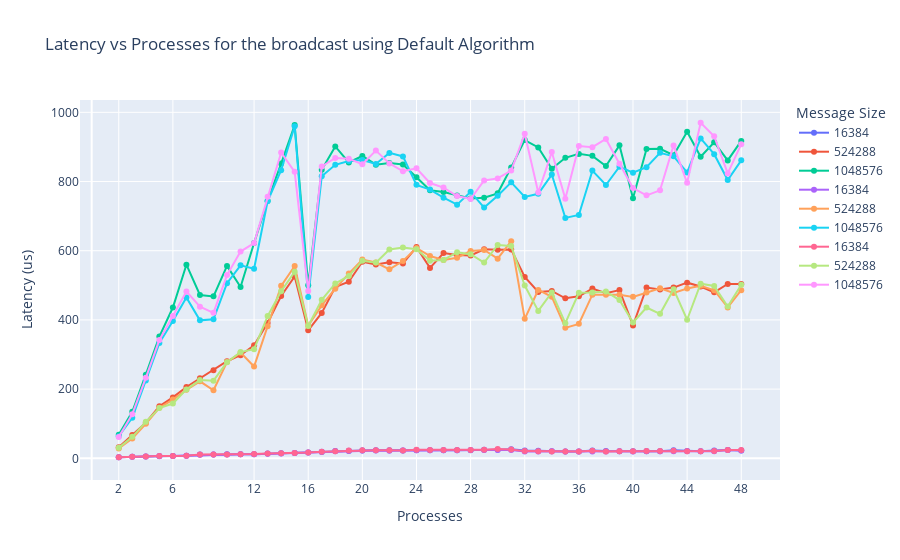
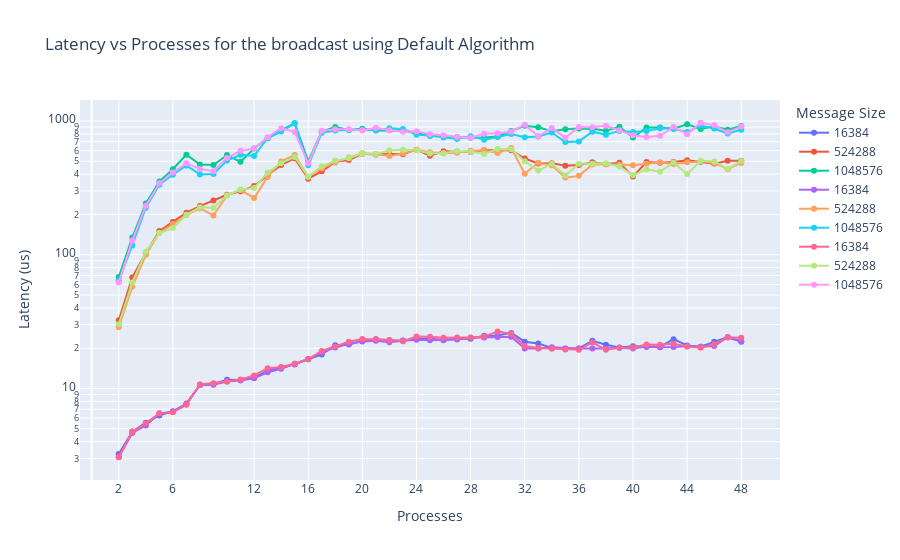

Here is the notebook cell these charts were saved with, in order:
### Markdown cell above
## `broadcast` messaging

Let's first load the data

### Code cell
# Set path to the data
bcast_path = path + '/bcast/results_bcast/'  # Replace with your actual path

# Get the list of files in the directory
files = os.listdir(bcast_path)

# Create a list to store the dataframes
dfs = []

# Read the data from the files; for each file, check if 
# the name contains binary, default or chain and set the
# corresponding value in the dataframe

for file in files:
    if 'binary' in file:
        df = pd.read_csv(os.path.join(bcast_path, file))
        df['algorithm'] = 'Binary Tree'
        dfs.append(df)
    elif 'default' in file:
        df = pd.read_csv(os.path.join(bcast_path, file))
        df['algorithm'] = 'Default'
        dfs.append(df)
    elif 'chain' in file:
        df = pd.read_csv(os.path.join(bcast_path, file))
        df['algorithm'] = 'Chain'
        dfs.append(df)

# Filter out dataframes where the 'Algorithm' column contains '${algorithm}' or is null
valid_dfs = []
for df in dfs:
    if 'Algorithm' in df.columns:
        df['Algorithm'] = df['Algorithm'].astype(str)
        if not df['Algorithm'].str.contains(r'\$\{algorithm\}').any():
            valid_dfs.append(df)

# Split the data into separate dataframes for each algorithm
default_df = [df for df in valid_dfs if df['Algorithm'].iloc[0] == 'default']
binary_tree_df = [df for df in valid_dfs if df['Algorithm'].iloc[0] == 'binary_tree']
chain_df = [df for df in valid_dfs if df['Algorithm'].iloc[0] == 'chain']

# Select an allocation strategy
default_df = [df[df['Allocation']=='core'] for df in default_df]
binary_tree_df = [df[df['Allocation']=='core'] for df in binary_tree_df]
chain_df = [df[df['Allocation']=='core'] for df in chain_df]

message_sizes = default_df[0]['MessageSize'].unique()
allocations = default_df[0]['Allocation'].unique()
tickvals = [2, 6, 12, 16, 20, 24, 28, 32, 36, 40, 44, 48]
selected_sizes = [16384, 524288, 1048576]


# Initialize the figure
fig = go.Figure()

# Start plotting the data
for selected in range(len(default_df)):
	# The two runs
	used_df = default_df[selected]
	for message_size in selected_sizes:
		# Only plot for 512KB and 1MB, a.k.a. one fitting entirely in L1(<32 kB per core), one comfortably fitting in L2(1 MB per core) and the max default size (1 MB))
		if message_size in selected_sizes:
			# Plot the data
			fig.add_trace(go.Scatter(x=used_df[used_df['MessageSize']==message_size]['Processes'], 
									y=used_df[used_df['MessageSize']==message_size]['Latency'],
									mode='lines+markers', name=str(message_size)))
# Update the layout by naming the appropirate tings and highlighting some places of interest in the x-axis
fig.update_layout(title='Latency vs Processes for the broadcast using Default Algorithm', 
					xaxis_title='Processes', 
					yaxis_title='Latency (us)', 
					legend_title='Message Size',
					xaxis=dict(tickvals=tickvals)
				)
fig.show()

fig=go.Figure()
# Start plotting the data
for selected in range(len(default_df)):
	# The two runs
	used_df = default_df[selected]
	for message_size in selected_sizes:
		# Only plot for 512KB and 1MB, a.k.a. one fitting entirely in L1(<32 kB per core), one comfortably fitting in L2(1 MB per core) and the max default size (1 MB))
		if message_size in message_sizes:# [16384, 524288, 1048576]:
			# Plot the data
			fig.add_trace(go.Scatter(x=used_df[used_df['MessageSize']==message_size]['Processes'], 
									y=used_df[used_df['MessageSize']==message_size]['Latency'],
									mode='lines+markers', name=str(message_size)))
# Update the layout by naming the appropirate tings and highlighting some places of interest in the x-axis
fig.update_layout(title='Latency vs Processes for the broadcast using Default Algorithm', 
					xaxis_title='Processes', 
					yaxis_title='Latency (us)', 
					legend_title='Message Size',
					xaxis=dict(tickvals=tickvals),
                    yaxis=dict(type='log')
)
fig.show()

### Figure 1 — Plotly figure (JSON) as saved in the notebook; plotly's stock layout.template omitted (floating-point values rounded to 4 significant figures)
{"data": [{"mode": "lines+markers", "name": "16384", "type": "scatter", "x": [2, 3, 4, 5, 6, 7, 8, 9, 10, 11, 12, 13, 14, 15, 16, 17, 18, 19, 20, 21, 22, 23, 24, 25, 26, 27, 28, 29, 30, 31, 32, 33, 34, 35, 36, 37, 38, 39, 40, 41, 42, 43, 44, 45, 46, 47, 48], "y": [3.23, 4.76, 5.55, 6.29, 6.75, 7.66, 10.66, 10.83, 11.62, 11.57, 12.05, 13.54, 14.36, 15.13, 16.55, 17.97, 21.06, 21.29, 22.67, 23.31, 22.97, 22.87, 23.53, 23.53, 23.07, 23.55, 23.58, 24.73, 24.87, 26.04, 22.37, 21.69, 20.13, 19.76, 19.92, 22.74, 21.25, 20.21, 20.68, 20.48, 20.46, 23.35, 20.95, 20.54, 22.37, 24.18, 22.34]}, {"mode": "lines+markers", "name": "524288", "type": "scatter", "x": [2, 3, 4, 5, 6, 7, 8, 9, 10, 11, 12, 13, 14, 15, 16, 17, 18, 19, 20, 21, 22, 23, 24, 25, 26, 27, 28, 29, 30, 31, 32, 33, 34, 35, 36, 37, 38, 39, 40, 41, 42, 43, 44, 45, 46, 47, 48], "y": [32.32, 67.64, 102.9, 150.1, 176.0, 206.1, 231.1, 254.8, 280.7, 297.9, 326.8, 391.3, 469.0, 525.6, 370.0, 420.2, 494.7, 510.2, 568.1, 560.4, 566.6, 563.2, 610.5, 550.4, 593.2, 587.7, 586.6, 604.1, 602.7, 603.5, 524.0, 480.8, 483.8, 462.6, 468.1, 490.6, 477.5, 486.2, 383.9, 493.4, 487.7, 493.4, 507.7, 496.6, 479.9, 504.0, 503.9]}, {"mode": "lines+markers", "name": "1048576", "type": "scatter", "x": [2, 3, 4, 5, 6, 7, 8, 9, 10, 11, 12, 13, 14, 15, 16, 17, 18, 19, 20, 21, 22, 23, 24, 25, 26, 27, 28, 29, 30, 31, 32, 33, 34, 35, 36, 37, 38, 39, 40, 41, 42, 43, 44, 45, 46, 47, 48], "y": [68.02, 134.3, 241.7, 352.1, 435.8, 559.7, 472.1, 468.1, 556.2, 495.1, 622.4, 744.2, 852.2, 963.4, 500.1, 834.1, 901.4, 855.3, 873.8, 848.8, 853.6, 849.2, 812.2, 774.9, 769.8, 759.6, 750.8, 753.0, 765.9, 840.9, 919.8, 898.5, 836.8, 868.5, 879.9, 874.2, 844.7, 904.5, 751.9, 894.3, 894.5, 876, 943.7, 871.5, 913.6, 861.0, 917.5]}, {"mode": "lines+markers", "name": "16384", "type": "scatter", "x": [2, 3, 4, 5, 6, 7, 8, 9, 10, 11, 12, 13, 14, 15, 16, 17, 18, 19, 20, 21, 22, 23, 24, 25, 26, 27, 28, 29, 30, 31, 32, 33, 34, 35, 36, 37, 38, 39, 40, 41, 42, 43, 44, 45, 46, 47, 48], "y": [3.06, 4.65, 5.29, 6.49, 6.71, 7.72, 10.61, 10.65, 11.28, 11.48, 11.91, 13.21, 14.06, 15.32, 16.6, 18.6, 20.23, 21.54, 22.49, 22.72, 22.12, 22.71, 23.1, 22.98, 22.94, 23.19, 23.92, 24.09, 24.23, 24.33, 19.88, 19.94, 20.32, 20, 19.92, 19.94, 19.87, 20.15, 19.94, 20.55, 20.31, 20.45, 20.7, 20.48, 20.76, 24.17, 22.62]}, {"mode": "lines+markers", "name": "524288", "type": "scatter", "x": [2, 3, 4, 5, 6, 7, 8, 9, 10, 11, 12, 13, 14, 15, 16, 17, 18, 19, 20, 21, 22, 23, 24, 25, 26, 27, 28, 29, 30, 31, 32, 33, 34, 35, 36, 37, 38, 39, 40, 41, 42, 43, 44, 45, 46, 47, 48], "y": [28.67, 57.54, 99.77, 146.0, 169.7, 197.9, 222.6, 196.6, 278.2, 305.4, 265.2, 381.8, 498.4, 555.9, 383.1, 442.2, 490.3, 534.0, 574.4, 565.9, 546.2, 570.1, 607.9, 584.6, 573.5, 579.8, 599.0, 602.0, 577, 627.5, 403.2, 486.6, 466.9, 377.1, 388.6, 472.9, 473.1, 472.6, 466.6, 479.2, 491.4, 477.8, 490.6, 499.0, 485.8, 435.9, 485.8]}, {"mode": "lines+markers", "name": "1048576", "type": "scatter", "x": [2, 3, 4, 5, 6, 7, 8, 9, 10, 11, 12, 13, 14, 15, 16, 17, 18, 19, 20, 21, 22, 23, 24, 25, 26, 27, 28, 29, 30, 31, 32, 33, 34, 35, 36, 37, 38, 39, 40, 41, 42, 43, 44, 45, 46, 47, 48], "y": [63.85, 117.2, 224.9, 333.1, 397.0, 464.7, 398.8, 401.7, 505.9, 557.9, 548.0, 742.9, 832.6, 960.0, 465.9, 815.0, 848.2, 859.2, 862.5, 850.7, 882.8, 872.5, 790.4, 776.8, 753.2, 733.1, 770.2, 724.7, 758.7, 797.7, 755.4, 764.6, 820.2, 695.0, 703.5, 831.6, 789.9, 842.8, 825.5, 841.3, 883.0, 872.9, 826.3, 924.6, 879.1, 804.5, 861.1]}, {"mode": "lines+markers", "name": "16384", "type": "scatter", "x": [2, 3, 4, 5, 6, 7, 8, 9, 10, 11, 12, 13, 14, 15, 16, 17, 18, 19, 20, 21, 22, 23, 24, 25, 26, 27, 28, 29, 30, 31, 32, 33, 34, 35, 36, 37, 38, 39, 40, 41, 42, 43, 44, 45, 46, 47, 48], "y": [3.07, 4.74, 5.47, 6.53, 6.63, 7.56, 10.71, 10.92, 11.26, 11.68, 12.51, 14.18, 14.46, 15.31, 16.56, 19.08, 20.55, 22.38, 23.45, 23.36, 23.02, 22.54, 24.43, 24.37, 23.98, 24.02, 24.06, 24.42, 26.64, 25.66, 20.79, 20.06, 19.79, 19.52, 19.44, 22.11, 19.45, 20.17, 20.26, 21.35, 21.23, 21.56, 20.62, 20.2, 21.43, 24.17, 23.99]}, {"mode": "lines+markers", "name": "524288", "type": "scatter", "x": [2, 3, 4, 5, 6, 7, 8, 9, 10, 11, 12, 13, 14, 15, 16, 17, 18, 19, 20, 21, 22, 23, 24, 25, 26, 27, 28, 29, 30, 31, 32, 33, 34, 35, 36, 37, 38, 39, 40, 41, 42, 43, 44, 45, 46, 47, 48], "y": [30.18, 62.07, 105.4, 145.3, 158.3, 199.2, 226.0, 224.4, 277.6, 307.1, 315.5, 411.1, 483.1, 538.9, 382.2, 458.1, 505.5, 527.0, 570.7, 565.6, 603.7, 609.6, 604.3, 571.1, 573.4, 595.6, 590.0, 565.7, 616.8, 613.5, 499.5, 426.0, 479.3, 390.6, 478.3, 478.9, 482.2, 457.3, 392.6, 435.7, 417.6, 488.8, 400.5, 504.6, 498.0, 438.5, 501.4]}, {"mode": "lines+markers", "name": "1048576", "type": "scatter", "x": [2, 3, 4, 5, 6, 7, 8, 9, 10, 11, 12, 13, 14, 15, 16, 17, 18, 19, 20, 21, 22, 23, 24, 25, 26, 27, 28, 29, 30, 31, 32, 33, 34, 35, 36, 37, 38, 39, 40, 41, 42, 43, 44, 45, 46, 47, 48], "y": [61.87, 127.5, 232.7, 342.0, 411.5, 482.3, 438.3, 420.5, 529.5, 597.7, 622.2, 755.8, 884.0, 828.1, 483.9, 843.4, 868, 866.0, 850.0, 889.4, 852.4, 829.6, 838.4, 795.7, 782.6, 758, 749.5, 802.9, 809.1, 831.8, 937.9, 768.3, 885.1, 750.5, 902.5, 899.3, 923.0, 851.5, 781.2, 760.0, 774.6, 904.4, 796.4, 969.9, 930.9, 823.4, 907.9]}], "layout": {"legend": {"title": {"text": "Message Size"}}, "title": {"text": "Latency vs Processes for the broadcast using Default Algorithm"}, "xaxis": {"tickvals": [2, 6, 12, 16, 20, 24, 28, 32, 36, 40, 44, 48], "title": {"text": "Processes"}}, "yaxis": {"title": {"text": "Latency (us)"}}}}

### Figure 2 — Plotly figure (JSON) as saved in the notebook; plotly's stock layout.template omitted (floating-point values rounded to 4 significant figures)
{"data": [{"mode": "lines+markers", "name": "16384", "type": "scatter", "x": [2, 3, 4, 5, 6, 7, 8, 9, 10, 11, 12, 13, 14, 15, 16, 17, 18, 19, 20, 21, 22, 23, 24, 25, 26, 27, 28, 29, 30, 31, 32, 33, 34, 35, 36, 37, 38, 39, 40, 41, 42, 43, 44, 45, 46, 47, 48], "y": [3.23, 4.76, 5.55, 6.29, 6.75, 7.66, 10.66, 10.83, 11.62, 11.57, 12.05, 13.54, 14.36, 15.13, 16.55, 17.97, 21.06, 21.29, 22.67, 23.31, 22.97, 22.87, 23.53, 23.53, 23.07, 23.55, 23.58, 24.73, 24.87, 26.04, 22.37, 21.69, 20.13, 19.76, 19.92, 22.74, 21.25, 20.21, 20.68, 20.48, 20.46, 23.35, 20.95, 20.54, 22.37, 24.18, 22.34]}, {"mode": "lines+markers", "name": "524288", "type": "scatter", "x": [2, 3, 4, 5, 6, 7, 8, 9, 10, 11, 12, 13, 14, 15, 16, 17, 18, 19, 20, 21, 22, 23, 24, 25, 26, 27, 28, 29, 30, 31, 32, 33, 34, 35, 36, 37, 38, 39, 40, 41, 42, 43, 44, 45, 46, 47, 48], "y": [32.32, 67.64, 102.9, 150.1, 176.0, 206.1, 231.1, 254.8, 280.7, 297.9, 326.8, 391.3, 469.0, 525.6, 370.0, 420.2, 494.7, 510.2, 568.1, 560.4, 566.6, 563.2, 610.5, 550.4, 593.2, 587.7, 586.6, 604.1, 602.7, 603.5, 524.0, 480.8, 483.8, 462.6, 468.1, 490.6, 477.5, 486.2, 383.9, 493.4, 487.7, 493.4, 507.7, 496.6, 479.9, 504.0, 503.9]}, {"mode": "lines+markers", "name": "1048576", "type": "scatter", "x": [2, 3, 4, 5, 6, 7, 8, 9, 10, 11, 12, 13, 14, 15, 16, 17, 18, 19, 20, 21, 22, 23, 24, 25, 26, 27, 28, 29, 30, 31, 32, 33, 34, 35, 36, 37, 38, 39, 40, 41, 42, 43, 44, 45, 46, 47, 48], "y": [68.02, 134.3, 241.7, 352.1, 435.8, 559.7, 472.1, 468.1, 556.2, 495.1, 622.4, 744.2, 852.2, 963.4, 500.1, 834.1, 901.4, 855.3, 873.8, 848.8, 853.6, 849.2, 812.2, 774.9, 769.8, 759.6, 750.8, 753.0, 765.9, 840.9, 919.8, 898.5, 836.8, 868.5, 879.9, 874.2, 844.7, 904.5, 751.9, 894.3, 894.5, 876, 943.7, 871.5, 913.6, 861.0, 917.5]}, {"mode": "lines+markers", "name": "16384", "type": "scatter", "x": [2, 3, 4, 5, 6, 7, 8, 9, 10, 11, 12, 13, 14, 15, 16, 17, 18, 19, 20, 21, 22, 23, 24, 25, 26, 27, 28, 29, 30, 31, 32, 33, 34, 35, 36, 37, 38, 39, 40, 41, 42, 43, 44, 45, 46, 47, 48], "y": [3.06, 4.65, 5.29, 6.49, 6.71, 7.72, 10.61, 10.65, 11.28, 11.48, 11.91, 13.21, 14.06, 15.32, 16.6, 18.6, 20.23, 21.54, 22.49, 22.72, 22.12, 22.71, 23.1, 22.98, 22.94, 23.19, 23.92, 24.09, 24.23, 24.33, 19.88, 19.94, 20.32, 20, 19.92, 19.94, 19.87, 20.15, 19.94, 20.55, 20.31, 20.45, 20.7, 20.48, 20.76, 24.17, 22.62]}, {"mode": "lines+markers", "name": "524288", "type": "scatter", "x": [2, 3, 4, 5, 6, 7, 8, 9, 10, 11, 12, 13, 14, 15, 16, 17, 18, 19, 20, 21, 22, 23, 24, 25, 26, 27, 28, 29, 30, 31, 32, 33, 34, 35, 36, 37, 38, 39, 40, 41, 42, 43, 44, 45, 46, 47, 48], "y": [28.67, 57.54, 99.77, 146.0, 169.7, 197.9, 222.6, 196.6, 278.2, 305.4, 265.2, 381.8, 498.4, 555.9, 383.1, 442.2, 490.3, 534.0, 574.4, 565.9, 546.2, 570.1, 607.9, 584.6, 573.5, 579.8, 599.0, 602.0, 577, 627.5, 403.2, 486.6, 466.9, 377.1, 388.6, 472.9, 473.1, 472.6, 466.6, 479.2, 491.4, 477.8, 490.6, 499.0, 485.8, 435.9, 485.8]}, {"mode": "lines+markers", "name": "1048576", "type": "scatter", "x": [2, 3, 4, 5, 6, 7, 8, 9, 10, 11, 12, 13, 14, 15, 16, 17, 18, 19, 20, 21, 22, 23, 24, 25, 26, 27, 28, 29, 30, 31, 32, 33, 34, 35, 36, 37, 38, 39, 40, 41, 42, 43, 44, 45, 46, 47, 48], "y": [63.85, 117.2, 224.9, 333.1, 397.0, 464.7, 398.8, 401.7, 505.9, 557.9, 548.0, 742.9, 832.6, 960.0, 465.9, 815.0, 848.2, 859.2, 862.5, 850.7, 882.8, 872.5, 790.4, 776.8, 753.2, 733.1, 770.2, 724.7, 758.7, 797.7, 755.4, 764.6, 820.2, 695.0, 703.5, 831.6, 789.9, 842.8, 825.5, 841.3, 883.0, 872.9, 826.3, 924.6, 879.1, 804.5, 861.1]}, {"mode": "lines+markers", "name": "16384", "type": "scatter", "x": [2, 3, 4, 5, 6, 7, 8, 9, 10, 11, 12, 13, 14, 15, 16, 17, 18, 19, 20, 21, 22, 23, 24, 25, 26, 27, 28, 29, 30, 31, 32, 33, 34, 35, 36, 37, 38, 39, 40, 41, 42, 43, 44, 45, 46, 47, 48], "y": [3.07, 4.74, 5.47, 6.53, 6.63, 7.56, 10.71, 10.92, 11.26, 11.68, 12.51, 14.18, 14.46, 15.31, 16.56, 19.08, 20.55, 22.38, 23.45, 23.36, 23.02, 22.54, 24.43, 24.37, 23.98, 24.02, 24.06, 24.42, 26.64, 25.66, 20.79, 20.06, 19.79, 19.52, 19.44, 22.11, 19.45, 20.17, 20.26, 21.35, 21.23, 21.56, 20.62, 20.2, 21.43, 24.17, 23.99]}, {"mode": "lines+markers", "name": "524288", "type": "scatter", "x": [2, 3, 4, 5, 6, 7, 8, 9, 10, 11, 12, 13, 14, 15, 16, 17, 18, 19, 20, 21, 22, 23, 24, 25, 26, 27, 28, 29, 30, 31, 32, 33, 34, 35, 36, 37, 38, 39, 40, 41, 42, 43, 44, 45, 46, 47, 48], "y": [30.18, 62.07, 105.4, 145.3, 158.3, 199.2, 226.0, 224.4, 277.6, 307.1, 315.5, 411.1, 483.1, 538.9, 382.2, 458.1, 505.5, 527.0, 570.7, 565.6, 603.7, 609.6, 604.3, 571.1, 573.4, 595.6, 590.0, 565.7, 616.8, 613.5, 499.5, 426.0, 479.3, 390.6, 478.3, 478.9, 482.2, 457.3, 392.6, 435.7, 417.6, 488.8, 400.5, 504.6, 498.0, 438.5, 501.4]}, {"mode": "lines+markers", "name": "1048576", "type": "scatter", "x": [2, 3, 4, 5, 6, 7, 8, 9, 10, 11, 12, 13, 14, 15, 16, 17, 18, 19, 20, 21, 22, 23, 24, 25, 26, 27, 28, 29, 30, 31, 32, 33, 34, 35, 36, 37, 38, 39, 40, 41, 42, 43, 44, 45, 46, 47, 48], "y": [61.87, 127.5, 232.7, 342.0, 411.5, 482.3, 438.3, 420.5, 529.5, 597.7, 622.2, 755.8, 884.0, 828.1, 483.9, 843.4, 868, 866.0, 850.0, 889.4, 852.4, 829.6, 838.4, 795.7, 782.6, 758, 749.5, 802.9, 809.1, 831.8, 937.9, 768.3, 885.1, 750.5, 902.5, 899.3, 923.0, 851.5, 781.2, 760.0, 774.6, 904.4, 796.4, 969.9, 930.9, 823.4, 907.9]}], "layout": {"legend": {"title": {"text": "Message Size"}}, "title": {"text": "Latency vs Processes for the broadcast using Default Algorithm"}, "xaxis": {"tickvals": [2, 6, 12, 16, 20, 24, 28, 32, 36, 40, 44, 48], "title": {"text": "Processes"}}, "yaxis": {"title": {"text": "Latency (us)"}, "type": "log"}}}
